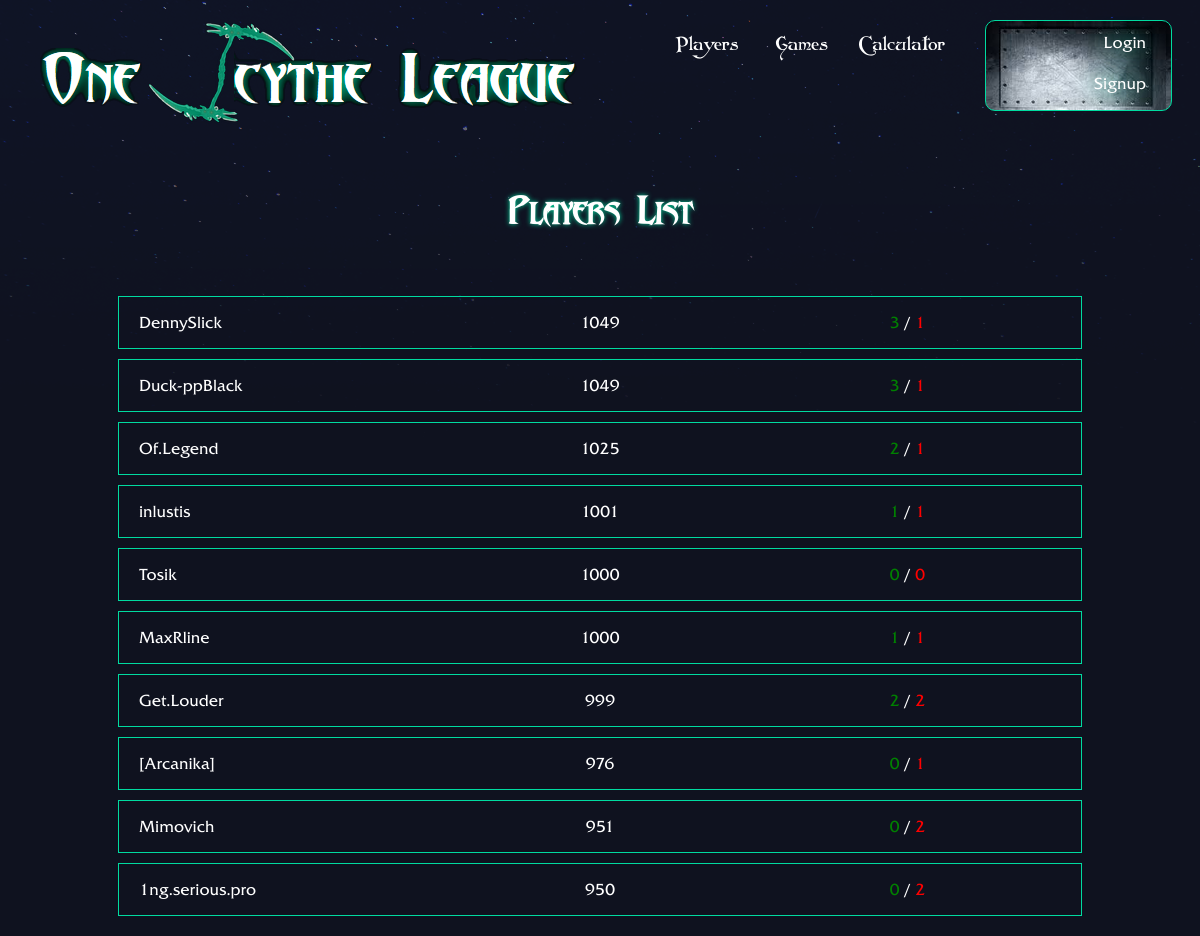
Screenshot of /players/ with the database file from the repository.
### calculator/models.py (models this page shows, shortened)
class Player(models.Model):
    nickname = models.CharField(max_length=25)
    pts = models.IntegerField(default=1000)
    wins = models.IntegerField(default=0)
    loses = models.IntegerField(default=0)
    class Meta:
        ordering = ['-pts', 'nickname']

### calculator/views.py (the view)
# urls.py: url(r'^players/$', views.players_list, name='players_list'),
def players_list(request):
    players = Player.objects.all().order_by('-pts');
    return render(request, 'calculator/players_list.html', { 'players': players })

### calculator/templates/calculator/players_list.html
{% extends 'base_layout.html' %}
{% block content %}
<h1>Players List</h1>
<div class="players-info-list">
  {% for player in players %}
    <a href="{% url 'calculator:player_detail' pk=player.pk %}">
      <div class="player-info">
        <p class="player-nickname">
          {{player.nickname}}
        </p>
        <p class="player-elem">
          {{player.pts}}
        </p>
        <p class="player-elem">
          <span class="player-wins">
            {{player.wins}}
          </span>
          <span>
            /
          </span>
          <span class="player-loses">
            {{player.loses}}
          </span>
        </p>
      </div>
    </a>
  {% empty %}
    <div class="player-info">
      <p class="player-nickname">
        no players exist
      </p>
    </div>
  {% endfor %}
</div>
{% endblock %}

### assets/css/styles.css (style rules this page uses)
body { display: block; background-color: #0f121f; background-image: url("../image/stars.png"); background-repeat: no-repeat; color: white; font-family: "FRIZQT"; }
a, a:hover, a:visited { color: #fff; text-decoration: none; }
.content > h1, h2 { text-align: center; font-family: "Abaddon"; padding-bottom: 10px; padding-top: 20px; text-transform: capitalize; border: 1px none #fff; }
.content > h1 { font-size: 2.2em; text-shadow: #00dba0 0 0 5px; padding-bottom: 40px; }
.players-info-list, .games-info-list, .player-in-game-info-list { margin: 20px 100px 20px 100px; display: block; border: 1px none #fff; }
.player-info, .game-info, .player-in-game-info { display: grid; grid-template-columns: 3fr 1fr; border: 1px solid #00dba0; padding: 0px 20px; margin: 10px; }
.player-info { grid-template-columns: 1fr 1fr 1fr; }
.player-elem { text-align: center; border: 1px none #fff; }
.player-nickname { text-align: left; border: 1px none #fff; }
.player-wins { color: green; border: 1px none #fff; }
.player-loses { color:red; border: 1px none #fff; }

### rows the page displays
Player: nickname "DennySlick", pts "1049", wins "3", loses "1"
Player: nickname "Duck-ppBlack", pts "1049", wins "3", loses "1"
Player: nickname "Of.Legend", pts "1025", wins "2", loses "1"
Player: nickname "inlustis", pts "1001", wins "1", loses "1"
Player: nickname "Tosik", pts "1000", wins "0", loses "0"
Player: nickname "MaxRline", pts "1000", wins "1", loses "1"
Player: nickname "Get.Louder", pts "999", wins "2", loses "2"
Player: nickname "[Arcanika]", pts "976", wins "0", loses "1"
Player: nickname "Mimovich", pts "951", wins "0", loses "2"
Player: nickname "1ng.serious.pro", pts "950", wins "0", loses "2"
